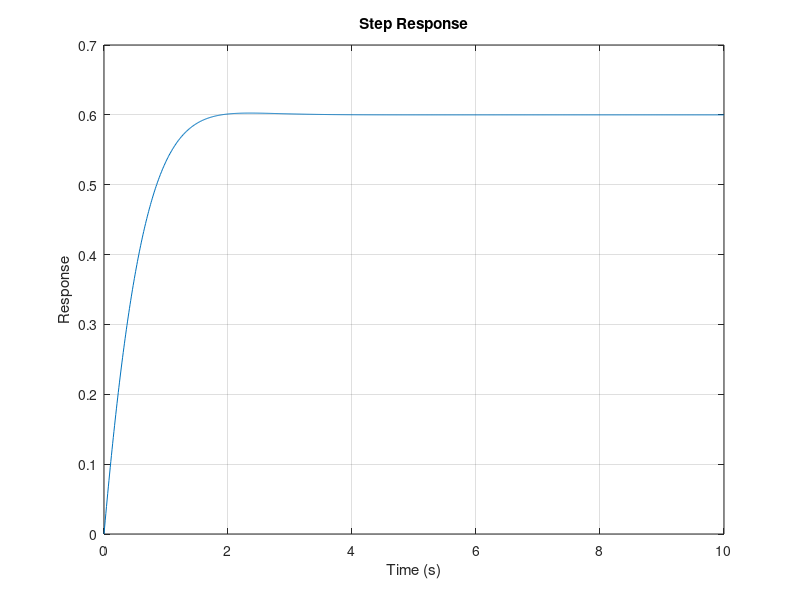

The MATLAB script that drew this image:
t = 0:0.01:10; % Define time vector
G=tf([1,3], [1,4, 5])
[y, t] = step(G, t); % Compute step response
disp(t);
plot(t, y); grid on;
xlabel('Time (s)');
ylabel('Response');
title('Step Response');